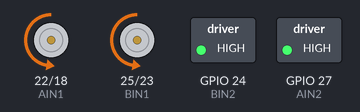
Recording of a program running on a simulated Raspberry Pi (BCM pin numbers). Parts: direction and speed pins drawn as motors (green arrow = direction pin HIGH = forward, orange = LOW = backward, longer = more drive), switched loads named in the program (green lamp = pin HIGH).

Above: at 0.5 s.
At 1.5 s:
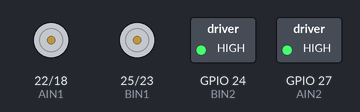
Timing chart, 0 to 3.0 s (numbered marks = the images above):
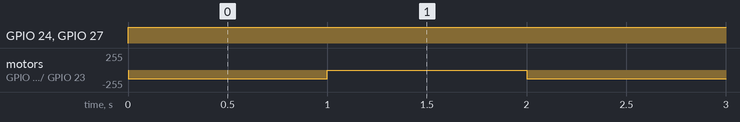

Measured:
- by itself, GPIO 24 (BIN2), GPIO 27 (AIN2): LOW → HIGH at 0.00 s
- by itself, motor on GPIO 22 (AIN1) / GPIO 18 (PWMA), motor on GPIO 25 (BIN1) / GPIO 23 (PWMB): alternates backward 128/255 for 1.0 s and stopped for 1.0 s

The program:

GPIOAS3_1.py
```python
import RPi.GPIO as GPIO
import time

PWMA = 18
PWMB=23
AIN1 = 22
AIN2 = 27
BIN1=25
BIN2=24


GPIO.setwarnings(False)
GPIO.setmode(GPIO.BCM)
GPIO.setup(PWMA,GPIO.OUT)
GPIO.setup(PWMB,GPIO.OUT)
GPIO.setup(AIN1,GPIO.OUT)
GPIO.setup(AIN2,GPIO.OUT)
GPIO.setup(BIN1,GPIO.OUT)
GPIO.setup(BIN2,GPIO.OUT)

L_Motor = GPIO.PWM(PWMA,500)
R_Motor = GPIO.PWM(PWMB,500)
L_Motor.start(0)
R_Motor.start(0)

try:
    while True:
       GPIO.output(AIN1,0)
       GPIO.output(AIN2,1)
       GPIO.output(BIN1,0)
       GPIO.output(BIN2,1)
       L_Motor.ChangeDutyCycle(50)
       R_Motor.ChangeDutyCycle(50)
       time.sleep(1.0)

       GPIO.output(AIN1,0)
       GPIO.output(AIN2,1)
       GPIO.output(BIN1,0)
       GPIO.output(BIN2,1)
       L_Motor.ChangeDutyCycle(0)
       R_Motor.ChangeDutyCycle(0)
       time.sleep(1.0)


except KeyboardInterrupt:
    pass

GPIO.cleanup()
```
